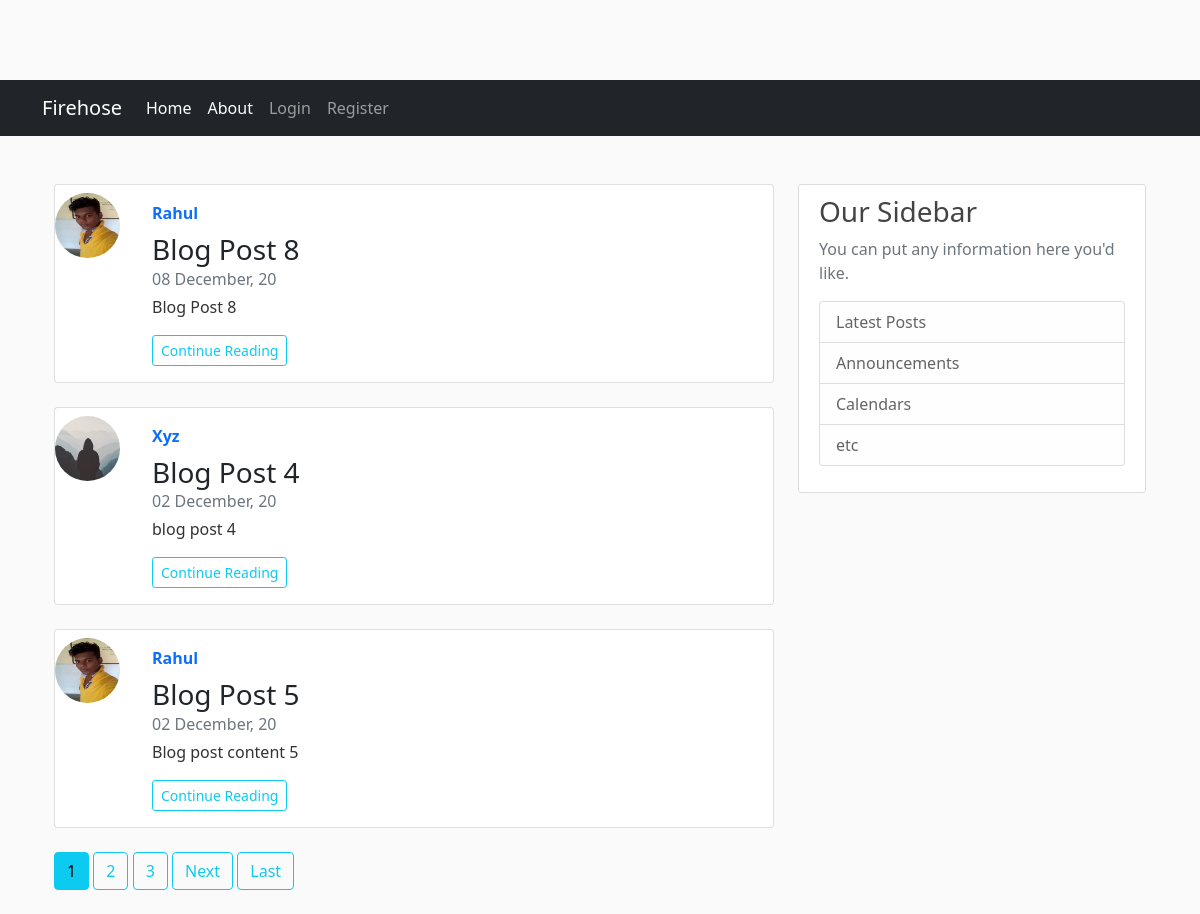
The page / on the database its author committed.
### main/models.py (models this page shows, shortened)
class Post(models.Model):
    title = models.CharField(max_length=200, null=True)
    content = models.TextField(null=True)
    date_posted = models.DateTimeField(default=timezone.now, null=True)
    author = models.ForeignKey(User, on_delete=models.CASCADE)

### users/models.py (models this page shows, shortened)
class Profile(models.Model):
    user = models.OneToOneField(User, on_delete=models.CASCADE)
    image = models.ImageField(default='default.jpg',
                              upload_to='profile_pics', null=True)

### main/views.py (the view)
# urls.py: 2. Add a URL to urlpatterns:  path('', views.home, name='home')
def home(request):
    objects = Post.objects.all().order_by('-date_posted')
    paginator = Paginator(objects, 3)
    page_number = request.GET.get('page')
    posts = paginator.get_page(page_number)
    context = {
        'posts': posts,
    }
    return render(request, 'home.html', context)

### main/templates/home.html (shortened to what this page needs)
{% extends "base.html" %}
{% load static %}
{% block content %}
{% for post in posts %}
<div class="row">
  <div class="col-md-12 rounded">
    <div class="card flex-md-row mb-4 box-shadow h-md-250">
      <img class="rounded-circle article-img d-inline ml-3 mt-2" src="{{post.author.profile.image.url}}" width="75" height="75"alt="">
      <div class="card-body d-flex flex-column align-items-start">
        <a href="{% url 'user_post' post.author.username %}"class="text-decoration-none "><strong class="d-inline-block mb-2 text-primary">{{ post.author|title }}</strong></a>
        <h3 class="mb-0">
          <a class="text-dark" id="title" href="{% url 'detail_post' post.id %}">{{ post.title }}</a>
        </h3>
        <div class="mb-1 text-muted">{{ post.date_posted|date:"d F, y" }}</div>
        <p class="card-text mb-auto">{{ post.content|truncatewords:15 }}</p>
        <a href="{% url 'detail_post' post.id %}" class="btn btn-sm btn-outline-info mt-3 "id="read">Continue Reading</a>
      </div>
    </div>
  </div>
</div>
{% endfor %}
{% if posts %}
  {% for num in posts.paginator.page_range %}
    {% if posts.number == num %}
      <a class="btn btn-info mb-4" href="?page={{ num }}">{{num}}</a>
    {% elif num > posts.number|add:'-3' and num < posts.number|add:'3' %}
      <a class="btn btn-outline-info mb-4" href="?page={{ num }}">{{num}}</a>
    {% endif %}
  {% endfor %}
  {% if posts.has_next %}
    <a href="?page={{posts.next_page_number}}" class="btn btn-outline-info mb-4">Next</a>
    <a href="?page={{posts.paginator.num_pages}}" class="btn btn-outline-info mb-4">Last</a>
  {% endif %}
{% endif %}
{% endblock content %}

### static/css/style.css (style rules this page uses)
body { background: #fafafa; color: #333333; margin-top: 5rem; }
h1, h2, h3, h4, h5, h6 { color: #444444; }
.article-img { height: 65px; width: 65px; margin-right: 16px; }
a#title,a#read { text-decoration: none; }

### rows shown on the page
Post: author.profile.image (picture), author "Rahul", title "Blog Post 8", date_posted "08 December, 20", content "Blog Post 8"
Post: author.profile.image (placeholder picture), author "Xyz", title "Blog Post 4", date_posted "02 December, 20", content "blog post 4"
Post: author.profile.image (picture), author "Rahul", title "Blog Post 5", date_posted "02 December, 20", content "Blog post content 5"

### other values the page prints
{{ num }} "1"
{{ num }} "2" "3"
